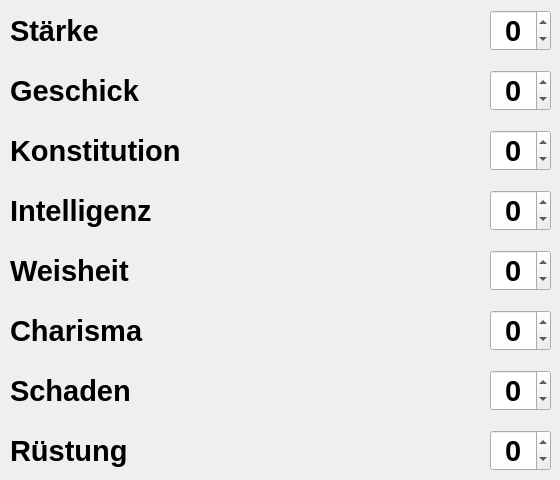
    <widget class="QWidget" name="boni">
     <attribute name="title">
      <string>Boni</string>
     </attribute>
     <widget class="QSpinBox" name="charismaBonusGM">
      <property name="geometry">
       <rect>
        <x>490</x>
        <y>310</y>
        <width>61</width>
        <height>41</height>
       </rect>
      </property>
      <property name="font">
       <font>
        <pointsize>22</pointsize>
        <weight>75</weight>
        <bold>true</bold>
       </font>
      </property>
      <property name="alignment">
       <set>Qt::AlignCenter</set>
      </property>
      <property name="minimum">
       <number>-18</number>
      </property>
      <property name="maximum">
       <number>18</number>
      </property>
      <property name="value">
       <number>0</number>
      </property>
     </widget>
     <widget class="QSpinBox" name="geschickBonusGM">
      <property name="geometry">
       <rect>
        <x>490</x>
        <y>70</y>
        <width>61</width>
        <height>41</height>
       </rect>
      </property>
      <property name="font">
       <font>
        <pointsize>22</pointsize>
        <weight>75</weight>
        <bold>true</bold>
       </font>
      </property>
      <property name="alignment">
       <set>Qt::AlignCenter</set>
      </property>
      <property name="minimum">
       <number>-18</number>
      </property>
      <property name="maximum">
       <number>18</number>
      </property>
      <property name="value">
       <number>0</number>
      </property>
     </widget>
     <widget class="QSpinBox" name="weisheitBonusGM">
      <property name="geometry">
       <rect>
        <x>490</x>
        <y>250</y>
        <width>61</width>
        <height>41</height>
       </rect>
      </property>
      <property name="font">
       <font>
        <pointsize>22</pointsize>
        <weight>75</weight>
        <bold>true</bold>
       </font>
      </property>
      <property name="alignment">
       <set>Qt::AlignCenter</set>
      </property>
      <property name="minimum">
       <number>-18</number>
      </property>
      <property name="maximum">
       <number>18</number>
      </property>
      <property name="value">
       <number>0</number>
      </property>
     </widget>
     <widget class="QSpinBox" name="intelligenzBonusGM">
      <property name="geometry">
       <rect>
        <x>490</x>
        <y>190</y>
        <width>61</width>
        <height>41</height>
       </rect>
      </property>
      <property name="font">
       <font>
        <pointsize>22</pointsize>
        <weight>75</weight>
        <bold>true</bold>
       </font>
      </property>
      <property name="alignment">
       <set>Qt::AlignCenter</set>
      </property>
      <property name="minimum">
       <number>-18</number>
      </property>
      <property name="maximum">
       <number>18</number>
      </property>
      <property name="value">
       <number>0</number>
      </property>
     </widget>
     <widget class="QSpinBox" name="konstitutionBonusGM">
      <property name="geometry">
       <rect>
        <x>490</x>
        <y>130</y>
        <width>61</width>
        <height>41</height>
       </rect>
      </property>
      <property name="font">
       <font>
        <pointsize>22</pointsize>
        <weight>75</weight>
        <bold>true</bold>
       </font>
      </property>
      <property name="alignment">
       <set>Qt::AlignCenter</set>
      </property>
      <property name="minimum">
       <number>-18</number>
      </property>
      <property name="maximum">
       <number>18</number>
      </property>
      <property name="value">
       <number>0</number>
      </property>
     </widget>
     <widget class="QSpinBox" name="schadenBonus">
      <property name="geometry">
       <rect>
        <x>490</x>
        <y>370</y>
        <width>61</width>
        <height>41</height>
       </rect>
      </property>
      <property name="font">
       <font>
        <pointsize>22</pointsize>
        <weight>75</weight>
        <bold>true</bold>
       </font>
      </property>
      <property name="alignment">
       <set>Qt::AlignCenter</set>
      </property>
      <property name="minimum">
       <number>-18</number>
      </property>
      <property name="maximum">
       <number>18</number>
      </property>
      <property name="value">
       <number>0</number>
      </property>
     </widget>
     <widget class="QSpinBox" name="staerkeBonusGM">
      <property name="geometry">
       <rect>
        <x>490</x>
        <y>10</y>
        <width>61</width>
        <height>41</height>
       </rect>
      </property>
      <property name="font">
       <font>
        <pointsize>22</pointsize>
        <weight>75</weight>
        <bold>true</bold>
       </font>
      </property>
      <property name="alignment">
       <set>Qt::AlignCenter</set>
      </property>
      <property name="minimum">
       <number>-18</number>
      </property>
      <property name="maximum">
       <number>18</number>
      </property>
      <property name="value">
       <number>0</number>
      </property>
     </widget>
     <widget class="QLabel" name="geschick_2">
      <property name="geometry">
       <rect>
        <x>10</x>
        <y>70</y>
        <width>231</width>
        <height>41</height>
       </rect>
      </property>
      <property name="font">
       <font>
        <pointsize>22</pointsize>
        <weight>75</weight>
        <bold>true</bold>
       </font>
      </property>
      <property name="text">
       <string>Geschick</string>
      </property>
     </widget>
     <widget class="QLabel" name="weisheit_2">
      <property name="geometry">
       <rect>
        <x>10</x>
        <y>250</y>
        <width>231</width>
        <height>41</height>
       </rect>
      </property>
      <property name="font">
       <font>
        <pointsize>22</pointsize>
        <weight>75</weight>
        <bold>true</bold>
       </font>
      </property>
      <property name="text">
       <string>Weisheit</string>
      </property>
     </widget>
     <widget class="QLabel" name="schaden_2">
      <property name="geometry">
       <rect>
        <x>10</x>
        <y>370</y>
        <width>231</width>
        <height>41</height>
       </rect>
      </property>
      <property name="font">
       <font>
        <pointsize>22</pointsize>
        <weight>75</weight>
        <bold>true</bold>
       </font>
      </property>
      <property name="text">
       <string>Schaden</string>
      </property>
     </widget>
     <widget class="QLabel" name="staerke_2">
      <property name="geometry">
       <rect>
        <x>10</x>
        <y>10</y>
        <width>231</width>
        <height>41</height>
       </rect>
      </property>
      <property name="font">
       <font>
        <pointsize>22</pointsize>
        <weight>75</weight>
        <bold>true</bold>
       </font>
      </property>
      <property name="text">
       <string>Stärke</string>
      </property>
     </widget>
     <widget class="QLabel" name="charisma_2">
      <property name="geometry">
       <rect>
        <x>10</x>
        <y>310</y>
        <width>231</width>
        <height>41</height>
       </rect>
      </property>
      <property name="font">
       <font>
        <pointsize>22</pointsize>
        <weight>75</weight>
        <bold>true</bold>
       </font>
      </property>
      <property name="text">
       <string>Charisma</string>
      </property>
     </widget>
     <widget class="QLabel" name="ruestung_2">
      <property name="geometry">
       <rect>
        <x>10</x>
        <y>430</y>
        <width>231</width>
        <height>41</height>
       </rect>
      </property>
      <property name="font">
       <font>
        <pointsize>22</pointsize>
        <weight>75</weight>
        <bold>true</bold>
       </font>
      </property>
      <property name="text">
       <string>Rüstung</string>
      </property>
     </widget>
     <widget class="QLabel" name="intelligenz_2">
      <property name="geometry">
       <rect>
        <x>10</x>
        <y>190</y>
        <width>231</width>
        <height>41</height>
       </rect>
      </property>
      <property name="font">
       <font>
        <pointsize>22</pointsize>
        <weight>75</weight>
        <bold>true</bold>
       </font>
      </property>
      <property name="text">
       <string>Intelligenz</string>
      </property>
     </widget>
     <widget class="QLabel" name="konstitution_2">
      <property name="geometry">
       <rect>
        <x>10</x>
        <y>130</y>
        <width>231</width>
        <height>41</height>
       </rect>
      </property>
      <property name="font">
       <font>
        <pointsize>22</pointsize>
        <weight>75</weight>
        <bold>true</bold>
       </font>
      </property>
      <property name="text">
       <string>Konstitution</string>
      </property>
     </widget>
     <widget class="QSpinBox" name="ruestungBonus">
      <property name="geometry">
       <rect>
        <x>490</x>
        <y>430</y>
        <width>61</width>
        <height>41</height>
       </rect>
      </property>
      <property name="font">
       <font>
        <pointsize>22</pointsize>
        <weight>75</weight>
        <bold>true</bold>
       </font>
      </property>
      <property name="alignment">
       <set>Qt::AlignCenter</set>
      </property>
      <property name="minimum">
       <number>-18</number>
      </property>
      <property name="maximum">
       <number>18</number>
      </property>
      <property name="value">
       <number>0</number>
      </property>
     </widget>
    </widget>
